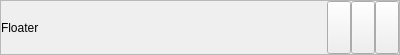
<?xml version="1.0" encoding="UTF-8"?>
<ui version="4.0">
 <class>FileColumnFloater</class>
 <widget class="QWidget" name="FileColumnFloater">
  <property name="geometry">
   <rect>
    <x>0</x>
    <y>0</y>
    <width>400</width>
    <height>55</height>
   </rect>
  </property>
  <property name="windowTitle">
   <string notr="true">Form</string>
  </property>
  <layout class="QVBoxLayout" name="verticalLayout">
   <property name="spacing">
    <number>0</number>
   </property>
   <property name="leftMargin">
    <number>0</number>
   </property>
   <property name="topMargin">
    <number>0</number>
   </property>
   <property name="rightMargin">
    <number>0</number>
   </property>
   <property name="bottomMargin">
    <number>0</number>
   </property>
   <item>
    <widget class="QFrame" name="frame">
     <property name="frameShape">
      <enum>QFrame::StyledPanel</enum>
     </property>
     <property name="frameShadow">
      <enum>QFrame::Raised</enum>
     </property>
     <layout class="QHBoxLayout" name="horizontalLayout">
      <property name="spacing">
       <number>0</number>
      </property>
      <property name="leftMargin">
       <number>0</number>
      </property>
      <property name="topMargin">
       <number>0</number>
      </property>
      <property name="rightMargin">
       <number>0</number>
      </property>
      <property name="bottomMargin">
       <number>0</number>
      </property>
      <item>
       <widget class="QLabel" name="floaterText">
        <property name="sizePolicy">
         <sizepolicy hsizetype="Expanding" vsizetype="Preferred">
          <horstretch>0</horstretch>
          <verstretch>0</verstretch>
         </sizepolicy>
        </property>
        <property name="text">
         <string notr="true">Floater</string>
        </property>
        <property name="margin">
         <number>9</number>
        </property>
       </widget>
      </item>
      <item>
       <widget class="QToolButton" name="cutButton">
        <property name="sizePolicy">
         <sizepolicy hsizetype="Preferred" vsizetype="Preferred">
          <horstretch>0</horstretch>
          <verstretch>0</verstretch>
         </sizepolicy>
        </property>
        <property name="text">
         <string/>
        </property>
        <property name="icon">
         <iconset theme="edit-cut">
          <normaloff>.</normaloff>.</iconset>
        </property>
       </widget>
      </item>
      <item>
       <widget class="QToolButton" name="copyButton">
        <property name="sizePolicy">
         <sizepolicy hsizetype="Preferred" vsizetype="Preferred">
          <horstretch>0</horstretch>
          <verstretch>0</verstretch>
         </sizepolicy>
        </property>
        <property name="text">
         <string/>
        </property>
        <property name="icon">
         <iconset theme="edit-copy">
          <normaloff>.</normaloff>.</iconset>
        </property>
       </widget>
      </item>
      <item>
       <widget class="QToolButton" name="actionsButton">
        <property name="sizePolicy">
         <sizepolicy hsizetype="Preferred" vsizetype="Preferred">
          <horstretch>0</horstretch>
          <verstretch>0</verstretch>
         </sizepolicy>
        </property>
        <property name="text">
         <string/>
        </property>
        <property name="icon">
         <iconset theme="application-menu">
          <normaloff>.</normaloff>.</iconset>
        </property>
        <property name="popupMode">
         <enum>QToolButton::InstantPopup</enum>
        </property>
       </widget>
      </item>
     </layout>
    </widget>
   </item>
  </layout>
 </widget>
 <resources/>
 <connections/>
</ui>
